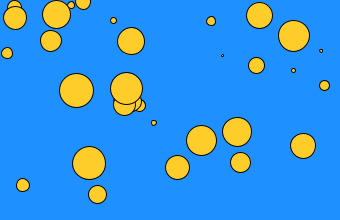
Frame 1 (no input)
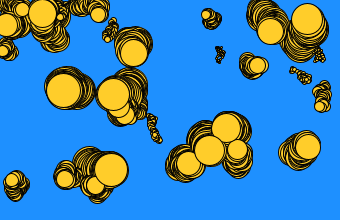
Frame 60 (the mouse pressed at the canvas centre just before this capture)
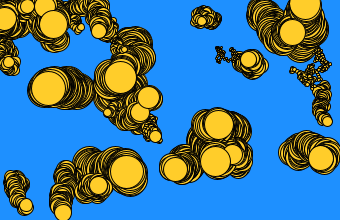
Frame 120 (the mouse held since frame 60 and released just before this capture)

The Processing sketch that drew these frames (run headless with seeded random() and noise(); from frame 60 on, the mouse is pressed at the canvas centre):

// Processing sketch: processing_94732
// ── processing_94732.pde

JitterBug[] bugs = new JitterBug[33];

void setup() {
  background(30,144,255);
  size(340, 220);
  smooth();
  for (int i = 0; i < bugs.length; i++) {
    float x = random(width);
    float y = random(height);
    int r = i + 2;
    bugs[i] = new JitterBug(x, y, r);
  }
}

void draw() {
  for (int i = 0; i < bugs.length; i++) {
    bugs[i].move();
    bugs[i].display();
  }
}

class JitterBug {
  float x;
  float y;
  int diameter;
  float speed = 2.5;
  
  JitterBug(float tempX, float tempY, int tempDiameter) {
    x = tempX;
    y = tempY;
    diameter = tempDiameter;
  }
  
  void move() {
    x += random(-speed, speed);
    y += random(-speed, speed);
  }
  
  void display() {
    ellipse(x,y,diameter,diameter);
    fill(255,205,42);
  }
  
}
  
